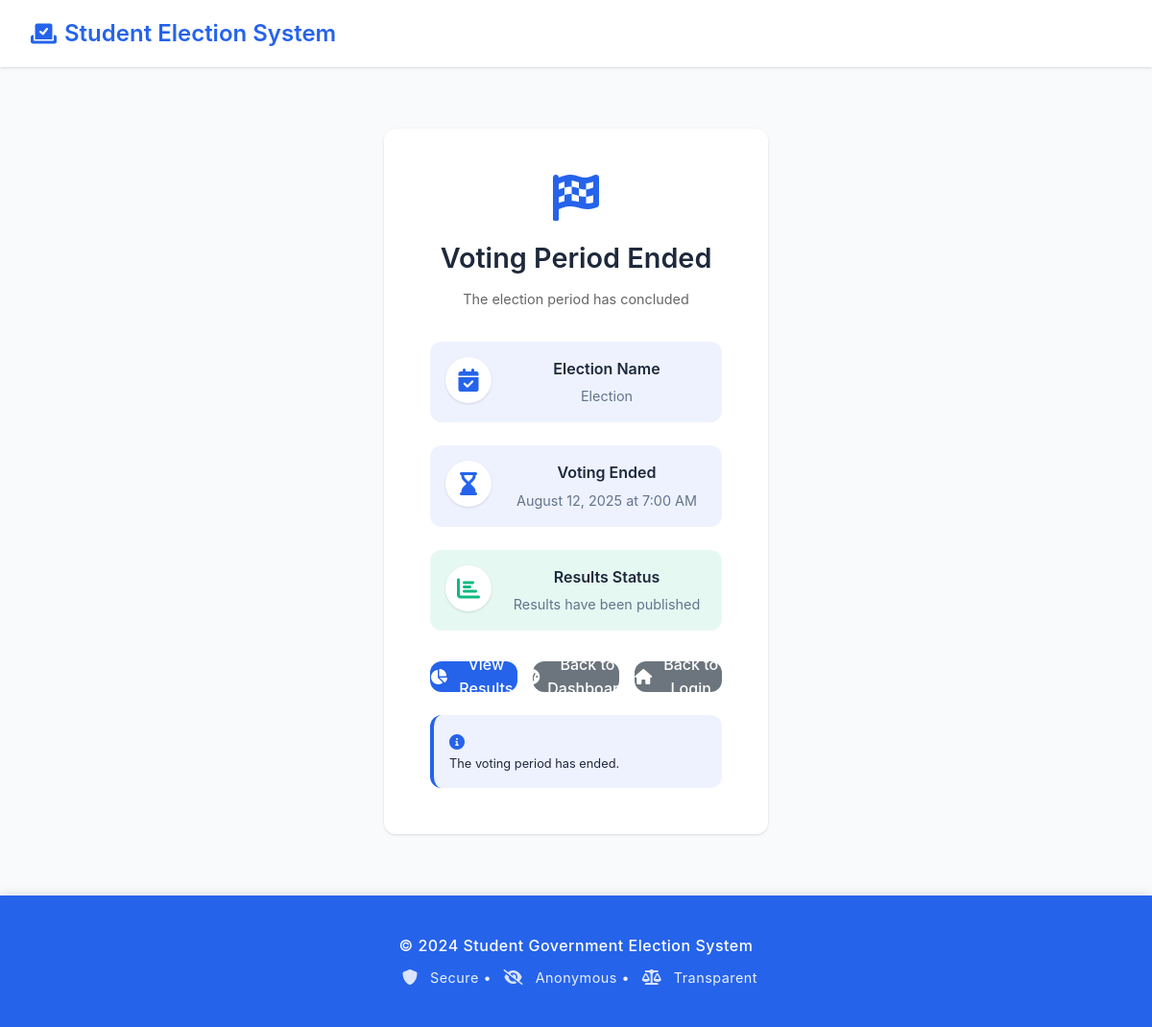
The page /voting-ended/ on the database its author committed.
### Admin/models.py (models this page shows, shortened)
class ElectionSettings(models.Model):
    name = models.CharField(max_length=200, default="Student Government Election")
    is_active = models.BooleanField(default=True)
    voting_start = models.DateTimeField(null=True, blank=True)
    voting_end = models.DateTimeField(null=True, blank=True)
    results_published = models.BooleanField(default=False)
    created_at = models.DateTimeField(auto_now_add=True)
    updated_at = models.DateTimeField(auto_now=True)
    class Meta:
        verbose_name = "Election Settings"
        verbose_name_plural = "Election Settings"
    @classmethod
    def get_current(cls):
        return cls.objects.filter(is_active=True).first()

### Voters/views.py (the view)
# urls.py: path('voting-ended/', views.voting_ended_view, name='voting_ended'),
def voting_ended_view(request):
    election_settings = ElectionSettings.get_current()
    return render(request, 'voters/voting_ended.html', {'election_settings': election_settings})

### templates/voters/voting_ended.html (shortened to what this page needs)
{% extends 'base.html' %}
{% block content %}
<div class="auth-container">
    <div class="auth-card">
        <div class="auth-header">
            <i class="fas fa-flag-checkered auth-icon"></i>
            <h2>Voting Period Ended</h2>
            <p>The election period has concluded</p>
        </div>
        <div class="election-info">
            <div class="info-item">
                <i class="fas fa-calendar-check"></i>
                <div class="info-content">
                    <h3>Election Name</h3>
                    <p>{{ election_settings.name }}</p>
                </div>
            </div>
            <div class="info-item">
                <i class="fas fa-hourglass-end"></i>
                <div class="info-content">
                    <h3>Voting Ended</h3>
                    <p>{{ election_settings.voting_end|date:"F j, Y" }} at {{ election_settings.voting_end|time:"g:i A" }}</p>
                </div>
            </div>
            {% if election_settings.results_published %}
            <div class="info-item success">
                <i class="fas fa-chart-bar"></i>
                <div class="info-content">
                    <h3>Results Status</h3>
                    <p>Results have been published</p>
                </div>
            </div>
            {% endif %}
        </div>
        <div class="action-buttons">
            {% if election_settings.results_published %}
            <a href="{% url 'results_view' %}" class="btn btn-primary">
                <i class="fas fa-chart-pie"></i> View Results
            </a>
            {% endif %}
            <a href="{% url 'dashboard' %}" class="btn btn-secondary">
                <i class="fas fa-tachometer-alt"></i> Back to Dashboard
            </a>
            <a href="{% url 'login' %}" class="btn btn-secondary">
                <i class="fas fa-home"></i> Back to Login
            </a>
        </div>
        <div class="security-notice">
            <i class="fas fa-info-circle"></i>
            <p>The voting period has ended. {% if not election_settings.results_published %}Results will be published by the administration once they are finalized.{% endif %}</p>
        </div>
    </div>
</div>
{% endblock %}

### static/css/style.css (style rules this page uses)
* { margin: 0; padding: 0; box-sizing: border-box; }
body { font-family: 'Inter', "Segoe UI", -apple-system, BlinkMacSystemFont, sans-serif; background-color: var(--background-color); color: var(--text-color); line-height: 1.6; min-height: 100vh; display: flex; flex-direction: column; }
.auth-container { display: flex; justify-content: center; align-items: center; min-height: 70vh; padding: 2rem 0; }
.auth-card { background-color: var(--white); padding: 3rem; border-radius: var(--border-radius); box-shadow: var(--shadow); width: 100%; max-width: 400px; text-align: center; transition: var(--transition); }
.auth-header { margin-bottom: 2rem; }
.auth-icon { font-size: 3rem; color: var(--primary-color); margin-bottom: 1rem; display: block; }
.auth-header h2 { color: var(--text-color); font-size: 1.8rem; font-weight: 600; margin-bottom: 0.5rem; }
.auth-header p { color: #666; font-size: 0.9rem; }
.btn { display: inline-flex; align-items: center; justify-content: center; gap: 0.5rem; padding: 0.75rem 1.5rem; border: none; border-radius: var(--border-radius); font-size: 1rem; font-weight: 500; text-decoration: none; cursor: pointer; transition: var(--transition); text-align: center; }
.btn-primary { background-color: var(--primary-color); color: var(--white); }
.btn-secondary { background-color: #6c757d; color: var(--white); }
.security-notice { margin-top: 1.5rem; padding: 1rem; background-color: var(--accent-color); border-radius: var(--border-radius); border-left: 4px solid var(--primary-color); text-align: left; }
.security-notice i { color: var(--primary-color); margin-right: 0.5rem; }
.security-notice p { font-size: 0.8rem; color: var(--text-color); margin: 0; line-height: 1.4; }
.action-buttons { display: flex; gap: 0.5rem; justify-content: center; }
.action-buttons .btn { width: 32px; height: 32px; padding: 0; display: flex; align-items: center; justify-content: center; border-radius: var(--border-radius); transition: var(--transition); }

### templates/voters/voting_ended.html (style rules this page uses)
.election-info { margin: 2rem 0; display: flex; flex-direction: column; gap: 1.5rem; }
.info-item { display: flex; align-items: flex-start; gap: 1rem; padding: 1rem; background: var(--accent-color); border-radius: var(--border-radius); transition: var(--transition); }
.info-item.success { background: rgba(16, 185, 129, 0.1); }
.info-item.success i { color: var(--success-color); }
.info-item i { font-size: 1.5rem; color: var(--primary-color); background: var(--white); width: 48px; height: 48px; border-radius: 50%; display: flex; align-items: center; justify-content: center; box-shadow: var(--shadow); }
.info-content { flex: 1; }
.info-content h3 { font-size: 1rem; font-weight: 600; color: var(--text-color); margin: 0 0 0.25rem 0; }
.info-content p { font-size: 0.9rem; color: var(--text-light); margin: 0; }
.action-buttons { display: flex; gap: 1rem; margin-top: 2rem; }
.action-buttons .btn { flex: 1; justify-content: center; }

### rows shown on the page
ElectionSettings: name "Election", voting_end "August 12, 2025", voting_end "7:00 AM"
